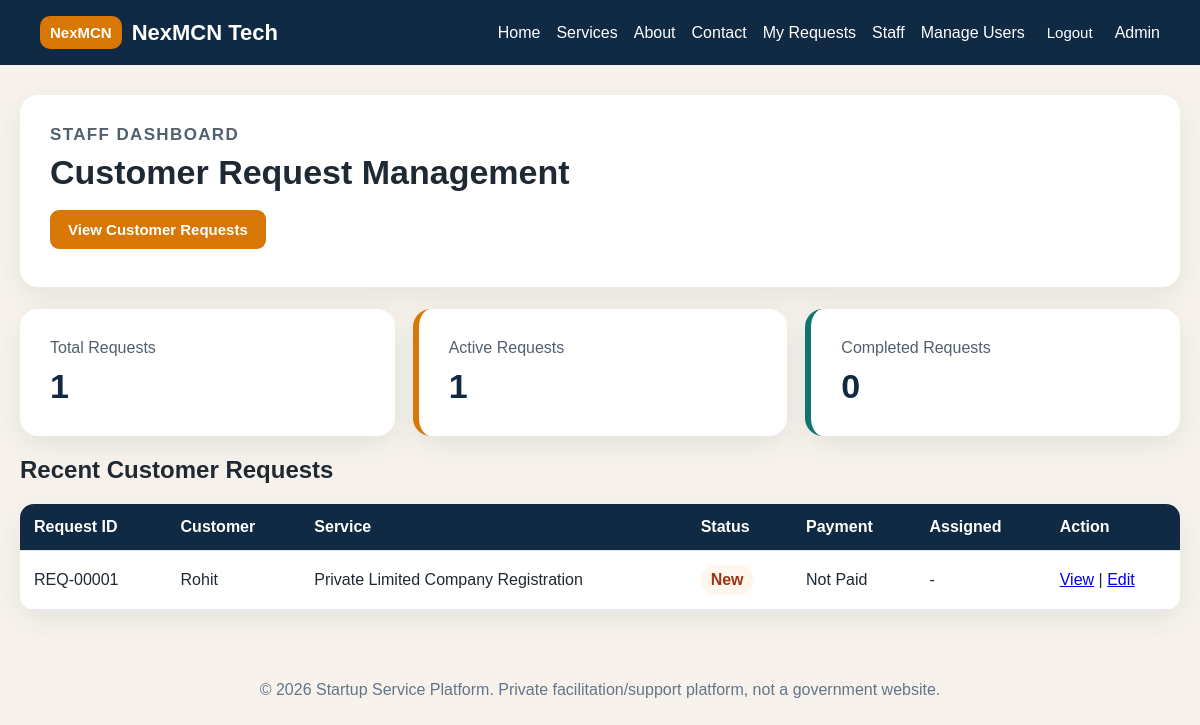
Screenshot of /staff-dashboard/ (signed in) with the database file from the repository.
### requirements_app/models.py (models this page shows, shortened)
class CustomerRequest(models.Model):
    STATUS_CHOICES = [
        ("NEW", "New"), ("DOCS_PENDING", "Documents Pending"), ("UNDER_REVIEW", "Under Review"),
        ("SUBMITTED", "Submitted"), ("QUERY_RAISED", "Query Raised"), ("COMPLETED", "Completed"), ("CANCELLED", "Cancelled"),
    ]
    PAYMENT_STATUS_CHOICES = [("NOT_PAID", "Not Paid"), ("PARTIAL", "Partial"), ("PAID", "Paid")]
    user = models.ForeignKey(User, on_delete=models.CASCADE, related_name="customer_requests")
    service = models.ForeignKey(Service, on_delete=models.PROTECT)
    request_number = models.CharField(max_length=30, unique=True, blank=True)
    customer_name = models.CharField(max_length=120)
    email = models.EmailField()
    phone = models.CharField(max_length=20)
    company_name = models.CharField(max_length=150, blank=True)
    city = models.CharField(max_length=100, blank=True)
    business_type = models.CharField(max_length=120, blank=True)
    customer_notes = models.TextField(blank=True)
    status = models.CharField(max_length=30, choices=STATUS_CHOICES, default="NEW")
    payment_status = models.CharField(max_length=20, choices=PAYMENT_STATUS_CHOICES, default="NOT_PAID")
    assigned_to = models.ForeignKey(User, on_delete=models.SET_NULL, null=True, blank=True, related_name="assigned_customer_requests")
    admin_notes = models.TextField(blank=True)
    created_at = models.DateTimeField(auto_now_add=True)
    updated_at = models.DateTimeField(auto_now=True)
    class Meta:
        verbose_name = "Customer Request"
        verbose_name_plural = "Customer Requests"
        ordering = ["-created_at"]

class Service(models.Model):
    category = models.ForeignKey(ServiceCategory, on_delete=models.SET_NULL, null=True, blank=True)
    title = models.CharField(max_length=180)
    slug = models.SlugField(unique=True)
    short_description = models.TextField()
    overview = models.TextField()
    why_choose = models.TextField(blank=True)
    who_should_apply = models.TextField(blank=True)
    key_highlights = models.TextField(blank=True)
    documents_required = models.TextField(blank=True)
    process_steps = models.TextField(blank=True)
    timeline = models.TextField(blank=True)
    pricing_note = models.TextField(blank=True)
    faq = models.TextField(blank=True)
    starting_price = models.DecimalField(max_digits=10, decimal_places=2, default=0)
    expected_timeline = models.CharField(max_length=100, blank=True)
    is_active = models.BooleanField(default=True)
    display_order = models.PositiveIntegerField(default=0)
    class Meta:
        ordering = ["display_order", "title"]

### requirements_app/views.py (the view)
# urls.py: path("staff-dashboard/", views.staff_dashboard, name="staff_dashboard"),
@login_required
@user_passes_test(staff_required)
def staff_dashboard(request):
    total = CustomerRequest.objects.count()
    active = CustomerRequest.objects.exclude(status__in=["COMPLETED", "CANCELLED"]).count()
    completed = CustomerRequest.objects.filter(status="COMPLETED").count()
    recent = CustomerRequest.objects.select_related("service", "user").all()[:10]
    return render(request, "requirements_app/staff_dashboard.html", {"total_requests": total, "active_requests": active, "completed_requests": completed, "recent_requests": recent})

### requirements_app/views.py (called while the page is built)
def staff_required(user): return user.is_authenticated and user.is_staff

### requirements_app/templates/requirements_app/staff_dashboard.html
{% extends 'requirements_app/base.html' %}{% block content %}<section class="page-heading"><p class="eyebrow">Staff Dashboard</p><h1>Customer Request Management</h1><a class="btn" href="{% url 'staff_request_list' %}">View Customer Requests</a></section><div class="metric-grid"><div class="metric-card"><span>Total Requests</span><strong>{{ total_requests }}</strong></div><div class="metric-card warning"><span>Active Requests</span><strong>{{ active_requests }}</strong></div><div class="metric-card success"><span>Completed Requests</span><strong>{{ completed_requests }}</strong></div></div><h2>Recent Customer Requests</h2>{% include 'requirements_app/partials_request_table.html' with requests=recent_requests staff=True %}{% endblock %}

### requirements_app/templates/requirements_app/partials_request_table.html
{% if requests %}<table><thead><tr><th>Request ID</th><th>Customer</th><th>Service</th><th>Status</th><th>Payment</th><th>Assigned</th><th>Action</th></tr></thead><tbody>{% for item in requests %}<tr><td>{{ item.request_number }}</td><td>{{ item.customer_name }}</td><td>{{ item.service.title }}</td><td><span class="status">{{ item.get_status_display }}</span></td><td>{{ item.get_payment_status_display }}</td><td>{{ item.assigned_to|default:"-" }}</td><td><a href="{% url 'customer_request_detail' item.id %}">View</a>{% if staff %} | <a href="{% url 'staff_request_edit' item.id %}">Edit</a>{% endif %}</td></tr>{% endfor %}</tbody></table>{% else %}<p>No customer requests available.</p>{% endif %}

### requirements_app/static/requirements_app/css/style.css (style rules this page uses)
* { box-sizing:border-box }
body { margin:0;font-family:Arial,sans-serif;background:#f7f3ec;color:#1f2933 }
.home-hero,.page-heading,.info-section,.form-card,.card,.pricing-section,.disclaimer-box,.metric-card { background:white;border-radius:18px;padding:30px;box-shadow:0 10px 30px rgba(16,42,67,.08) }
.eyebrow,.service-label { color:#d97706;text-transform:uppercase;font-size:12px;font-weight:bold;letter-spacing:.08em;margin:0 0 8px }
.btn { display:inline-block;background:#d97706;color:white;text-decoration:none;padding:11px 18px;border-radius:9px;border:none;cursor:pointer;margin:8px 6px 8px 0;font-size:15px;font-weight:bold }
.section-heading h2,.page-heading h1 { margin:0 0 10px;font-size:34px }
.section-heading p,.page-heading p { color:#52606d;font-size:17px }
.service-list,.metric-grid { display:grid;grid-template-columns:repeat(auto-fit,minmax(260px,1fr));gap:18px;margin-top:22px }
table { width:100%;border-collapse:collapse;background:white;border-radius:14px;overflow:hidden;box-shadow:0 10px 30px rgba(16,42,67,.08) }
th,td { padding:14px;border-bottom:1px solid #e5e7eb;text-align:left }
th { background:#102a43;color:white }
.status { background:#fff7ed;color:#9a3412;padding:6px 10px;border-radius:999px;display:inline-block;font-weight:bold }
.metric-card span { display:block;color:#52606d;margin-bottom:10px }
.metric-card strong { font-size:34px;color:#102a43 }
.metric-card.warning { border-left:6px solid #d97706 }
.metric-card.success { border-left:6px solid #0f766e }

### rows the page displays
CustomerRequest: request_number "REQ-00001", customer_name "Rohit", service "Private Limited Company Registration", status "New", payment_status "Not Paid", assigned_to "-"

### other values shown
{{ total_requests }} "1"
{{ active_requests }} "1"
{{ completed_requests }} "0"
